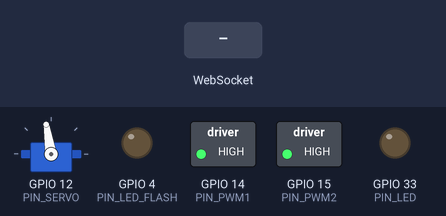
Bench run of a sketch on a simulated ESP32. On the bench: servo, switched loads named in the sketch (green lamp = pin HIGH), output pins drawn as LEDs (lit = HIGH). Inputs (shaded band) come from the test bench. WiFi joins after 1.5 s; servers stay silent unless stated; storage starts empty; the camera gives no picture; what the sketch prints to the serial monitor is not drawn.

Above: at 1.5 s.
1.6 s: WebSocket text "1" received
Timing chart, 0 to 4.6 s (numbered marks = the images above; inputs shaded):
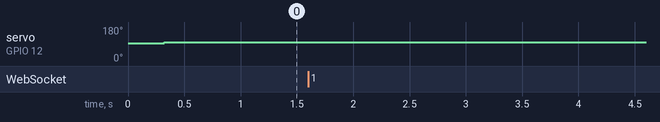

Measured:
- after the input at 1.6 s, every drawn part: stays the same

The sketch:

rc32_cam.ino
```cpp
#include "esp_camera.h"
#include <WiFi.h>
#include "soc/soc.h"             //disable brownout problems
#include "soc/rtc_cntl_reg.h"    //disable brownout problems
#include "SPIFFS.h"
#include <AsyncTCP.h>
#include <Servo.h>
#include <ESPAsyncWebServer.h>

#define PIN_LED 33
#define PIN_LED_FLASH 4

#define PIN_PWM1 14
#define PIN_PWM2 15
#define PWM_RESOLUTION 8
#define PWM_FREQ 10000
#define PIN_SERVO 12

#define CAMERA_MODEL_AI_THINKER

#define PWDN_GPIO_NUM     32
#define RESET_GPIO_NUM    -1
#define XCLK_GPIO_NUM      0
#define SIOD_GPIO_NUM     26
#define SIOC_GPIO_NUM     27

#define Y9_GPIO_NUM       35
#define Y8_GPIO_NUM       34
#define Y7_GPIO_NUM       39
#define Y6_GPIO_NUM       36
#define Y5_GPIO_NUM       21
#define Y4_GPIO_NUM       19
#define Y3_GPIO_NUM       18
#define Y2_GPIO_NUM        5
#define VSYNC_GPIO_NUM    25
#define HREF_GPIO_NUM     23
#define PCLK_GPIO_NUM     22

// Current time
unsigned long currentTime = millis();
unsigned long tm_cam = 0;

// AsyncWebServer on port 80
AsyncWebServer server(80);

// Websocket
AsyncWebSocket ws("/ws");

int16_t motor_ctl;
int16_t motor_act;
uint8_t motor_out1;
uint8_t motor_out2;
unsigned long motor_tm;

const int pwmChannel1 = 14;
const int pwmChannel2 = 15;

Servo myservo;
int16_t servo_ctl;
int16_t servo_act;
unsigned long servo_tm;

uint8_t led_state;

void setup() {
   //disable brownout detector
   WRITE_PERI_REG(RTC_CNTL_BROWN_OUT_REG, 0);

   // variables
   led_state = 0;

   motor_ctl = 0;
   motor_act = 0;
   motor_out1 = 255;
   motor_out2 = 255;
   motor_tm = 0;

   servo_ctl = 0;
   servo_act = 0;
   servo_tm = 0;

   // servo
   myservo.attach(PIN_SERVO);
   myservo.writeMicroseconds(1500);

   // configure LED PWM functionalitites
   ledcSetup(pwmChannel1, PWM_FREQ, PWM_RESOLUTION);
   ledcSetup(pwmChannel2, PWM_FREQ, PWM_RESOLUTION);

   // attach the channel to the GPIO to be controlled
   ledcAttachPin(PIN_PWM2, pwmChannel1);
   ledcAttachPin(PIN_PWM1, pwmChannel2);

   ledcWrite(pwmChannel1, motor_out1);
   ledcWrite(pwmChannel2, motor_out2);

   // prenastaveni pwm pro motor
   setOutputMotor();

   // pin mode
   pinMode(PIN_LED, OUTPUT);
   pinMode(PIN_LED_FLASH, OUTPUT);

   // mala cervena sviti pri low
   digitalWrite(PIN_LED, LOW);

   // velka bila sviti pri high, otazka jestli muze svitit dele, dost hreje
   setFlashOff();

   // seriak
   Serial.begin(115200);
   Serial.setDebugOutput(false);

   // msg
   Serial.println("- RC32-CAM v0.3 --------------------------------");

   // SPIFFS
   if(!SPIFFS.begin(true)){
      Serial.println("SPIFFS - Error has occurred while mounting");
   } else {
      Serial.println("SPIFFS OK");
   }

   // camera config
   camera_config_t config;
   config.ledc_channel = LEDC_CHANNEL_0;
   config.ledc_timer = LEDC_TIMER_0;
   config.pin_d0 = Y2_GPIO_NUM;
   config.pin_d1 = Y3_GPIO_NUM;
   config.pin_d2 = Y4_GPIO_NUM;
   config.pin_d3 = Y5_GPIO_NUM;
   config.pin_d4 = Y6_GPIO_NUM;
   config.pin_d5 = Y7_GPIO_NUM;
   config.pin_d6 = Y8_GPIO_NUM;
   config.pin_d7 = Y9_GPIO_NUM;
   config.pin_xclk = XCLK_GPIO_NUM;
   config.pin_pclk = PCLK_GPIO_NUM;
   config.pin_vsync = VSYNC_GPIO_NUM;
   config.pin_href = HREF_GPIO_NUM;
   config.pin_sscb_sda = SIOD_GPIO_NUM;
   config.pin_sscb_scl = SIOC_GPIO_NUM;
   config.pin_pwdn = PWDN_GPIO_NUM;
   config.pin_reset = RESET_GPIO_NUM;
   config.xclk_freq_hz = 20000000;
   config.pixel_format = PIXFORMAT_JPEG;

   if(psramFound()){
      //config.frame_size = FRAMESIZE_SVGA;
      //config.frame_size = FRAMESIZE_VGA;
      config.frame_size = FRAMESIZE_HVGA;
      config.jpeg_quality = 20;
      config.fb_count = 2;
   } else {
      config.frame_size = FRAMESIZE_SVGA;
      config.jpeg_quality = 12;
      config.fb_count = 1;
   }

   // Camera init
   esp_err_t err = esp_camera_init(&config);
   if (err != ESP_OK) {
      Serial.printf("Camera init failed with error 0x%x", err);
      Serial.println();
   } else {
      Serial.println("Camera init OK");
   }

   // wifi AP
   WiFi.softAP("Mikul");
   IPAddress IP = WiFi.softAPIP();
   Serial.print("AP IP address: ");
   Serial.println(IP);

   // Wifi STA
   /*
   WiFi.begin("", "");
   Serial.print("Connecting to WiFi");
   while (WiFi.status() != WL_CONNECTED) {
      Serial.print('.');
      delay(1000);
   }
   Serial.println(".");
   */

   // Print ESP Local IP Address
   Serial.println(WiFi.localIP());

   // WS
   initWebSocket();

   // http server
   server.on("/", HTTP_GET, [](AsyncWebServerRequest *request){
      sendFSFile(request, "/index.html", "text/html");
   });
   server.on("/script.js", HTTP_GET, [](AsyncWebServerRequest *request){
      sendFSFile(request, "/script.js", "text/javascript");
   });
   server.on("/style.css", HTTP_GET, [](AsyncWebServerRequest *request){
      sendFSFile(request, "/style.css", "text/css");
   });

   // Start server
   server.begin();
}

/**
 * Main loop
 */
void loop() {
   ws.cleanupClients();

   currentTime = millis();

   // servo
   if(currentTime % 2 == 0 && currentTime != servo_tm){
      if(servo_act > servo_ctl){
         servo_act--;
      }
      if(servo_act < servo_ctl){
         servo_act++;
      }
      servo_tm = currentTime;

      // prenastaveni serva
      setOutputServo();
   }

   // motor
   if(currentTime % 4 == 0 && currentTime != motor_tm){
      if(motor_act > motor_ctl){
         motor_act--;
         // preskakovani oblasti, kde motor na nizke napeti nevrci
         if(motor_act == -1) motor_act = -400;
         if(motor_act == 399) motor_act = 0;
      }
      if(motor_act < motor_ctl){
         motor_act++;
         // preskakovani oblasti, kde motor na nizke napeti nevrci
         if(motor_act == 1) motor_act = 400;
         if(motor_act == -399) motor_act = 0;
      }
      motor_tm = currentTime;

      // prenastaveni pwm pro motor
      setOutputMotor();
   }

   // kamera
   if(currentTime % 100 == 0 && currentTime != tm_cam){
      liveCam();
      tm_cam = currentTime;
   }

   delay(1);
}

/**
 * Posle po HTTP file z spiffs
 */
uint8_t sendFSFile(AsyncWebServerRequest *request, char *filename, char *content_type){
    char buff[3000];
    int i;

    buff[0] = '\0';

    File file = SPIFFS.open(filename);
    if(file){
        i = 0;
        while(file.available()){
            buff[i] = file.read();
            i++;
        }
        buff[i] = '\0';
        file.close();

        request->send(200, content_type, buff);
        return 0;
    } else {
        request->send(404);
        return 0;
    }
}

/**
 * Posle zpravu vsem klientum
 */
void notifyClients() {
   char buff[100];
   sprintf(buff, "%d|%d|%u|%d|%u|%u|%d", motor_ctl, servo_ctl, led_state, motor_act, motor_out1, motor_out2, servo_act);
   ws.textAll(buff);
}

/**
 * Prichozi WS message
 */
void handleWebSocketMessage(void *arg, uint8_t *data, size_t len) {
   AwsFrameInfo *info = (AwsFrameInfo*)arg;
   if (info->final && info->index == 0 && info->len == len && info->opcode == WS_TEXT) {
      data[len] = 0;

      Serial.print("WS msg: ");
      Serial.println((char *)data);

      if(data[0] == 'M'){
         motor_ctl = atoi((char*)(data + 1));
      }

      if(data[0] == 'S'){
         servo_ctl = atoi((char*)(data + 1));
      }

      if(data[0] == 'L'){
         if(data[1] == '1'){
            led_state = 1;
            setFlashOn();
         }
         if(data[1] == '0'){
            led_state = 0;
            setFlashOff();
         }
      }

      notifyClients();
   }
}

/**
 * Websocket eventy
 */
void onEvent(AsyncWebSocket *server, AsyncWebSocketClient *client, AwsEventType type,
             void *arg, uint8_t *data, size_t len) {
  switch (type) {
    case WS_EVT_CONNECT:
      Serial.printf("WebSocket client #%u connected from %s\n", client->id(), client->remoteIP().toString().c_str());
      break;
    case WS_EVT_DISCONNECT:
      Serial.printf("WebSocket client #%u disconnected\n", client->id());
      break;
    case WS_EVT_DATA:
      handleWebSocketMessage(arg, data, len);
      break;
    case WS_EVT_PONG:
    case WS_EVT_ERROR:
      break;
  }
}

/**
 * Init websocketu
 */
void initWebSocket() {
  ws.onEvent(onEvent);
  server.addHandler(&ws);
}

/**
 * Rozne blesk
 */
void setFlashOn(){
    digitalWrite(PIN_LED_FLASH, HIGH);
}

/**
 * Zhasne blesk
 */
void setFlashOff(){
    digitalWrite(PIN_LED_FLASH, LOW);
}

/**
 * live cam
 */
void liveCam(){
   char buff[100];

  //capture a frame
  camera_fb_t *fb = esp_camera_fb_get();
  if (!fb) {
      Serial.println("Frame buffer could not be acquired");
      return;
  } else {
   //sprintf(buff, "Frame OK / %u", fb->len);
   //Serial.println(buff);
  }

  // poslani
  ws.binaryAll(fb->buf, fb->len);

  // return the frame buffer back to be reused
  esp_camera_fb_return(fb);
}

/**
 * Nastaveni PWM na motoru
 */
void setOutputMotor(){
   uint8_t out1;
   uint8_t out2;

   if(motor_act == 0){
      out1 = 255;
      out2 = 255;
   } else {
      if(motor_act > 0){
         out1 = 255;
         out2 = (uint8_t)round((1000.0 - motor_act) * 0.255);
      } else {
         out1 = (uint8_t)round((1000.0 + motor_act) * 0.255);
         out2 = 255;
      }
   }

   if(out1 != motor_out1 || out2 != motor_out2){
      motor_out1 = out1;
      motor_out2 = out2;
      ledcWrite(pwmChannel1, motor_out1);
      ledcWrite(pwmChannel2, motor_out2);
   }
}

/**
 * Nastaveni serva tam kde ma byt
 */
void setOutputServo(){
   int servo_neutral_ms = 1565;
   myservo.writeMicroseconds(servo_neutral_ms + round(servo_act / 3.0));
}
```
